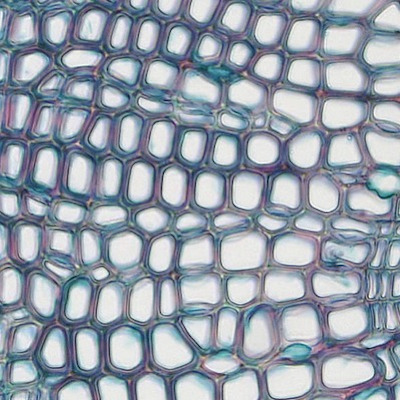
#> input picture HW2_good/Cells.jpg, 400 x 400 px
$ python cells.py
#> lines starting #> are read from the running program, lines starting #| are printed output that depends on the picture
import numpy as np
from scipy import ndimage
import matplotlib.pyplot as plt
import skimage.io
from skimage.transform import resize
from skimage.color import rgb2gray
import time
from unionrankpc import *

def load_cells_grayscale(filename, n_pixels = 0):
    """
    Load in a grayscale image of the cells, where 1 is maximum brightness
    and 0 is minimum brightness

    Parameters
    ----------
    filename: string
        Path to image holding the cells
    n_pixels: int
        Number of pixels in the image

    Returns
    -------
    ndarray(N, N)
        A square grayscale image
    """
#> called with filename = 'Cells.jpg', n_pixels = 0
    cells_original = skimage.io.imread(filename)
#> cells_original is the input picture: shape (400, 400, 3); mean R, G, B 151, 159.9, 171.8
    cells_gray = rgb2gray(cells_original)
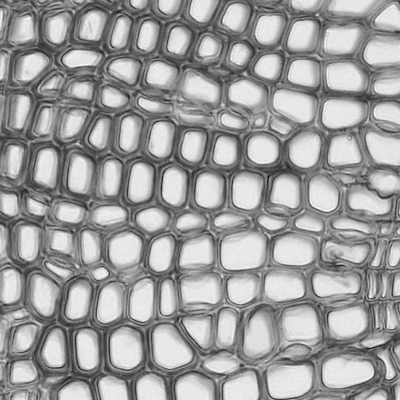
#> cells_gray: shape (400, 400) float64; min 0.0298, max 0.993, mean 0.623
    # Denoise a bit with a uniform filter
    cells_gray = ndimage.uniform_filter(cells_gray, size=10)
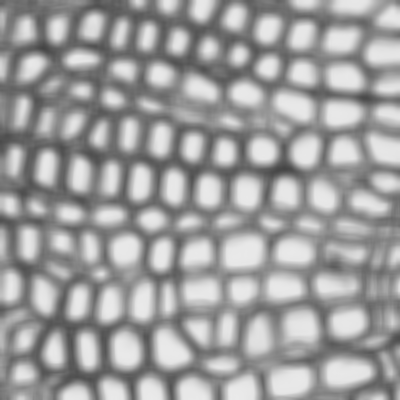
#> cells_gray: shape (400, 400) float64; min 0.268, max 0.919, mean 0.623
    cells_gray = cells_gray - np.min(cells_gray)
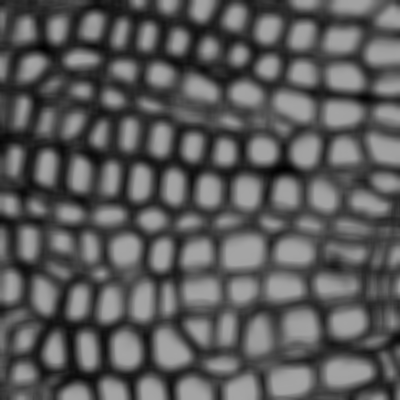
#> cells_gray: shape (400, 400) float64; min 0, max 0.651, mean 0.355
    cells_gray = cells_gray/np.max(cells_gray)
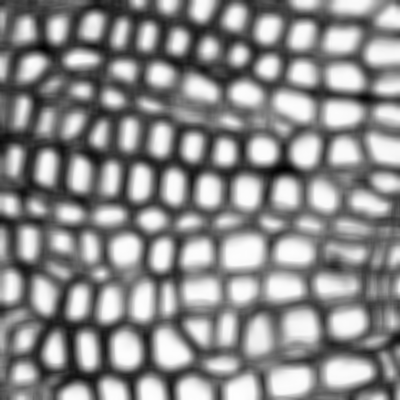
#> cells_gray: shape (400, 400) float64; min 0, max 1, mean 0.545
    N = int(np.sqrt(n_pixels))
    if n_pixels > 0:
        # Resize to a square image
        cells_gray = resize(cells_gray, (N, N), anti_aliasing=True)
    return cells_gray


# [69 lines left out: functions permute_labels, get_cell_labels, get_cluster_centers, not called in this run]


if __name__ == '__main__':
    I = load_cells_grayscale("Cells.jpg")
    plt.imshow(I, cmap='magma')
    plt.show()
